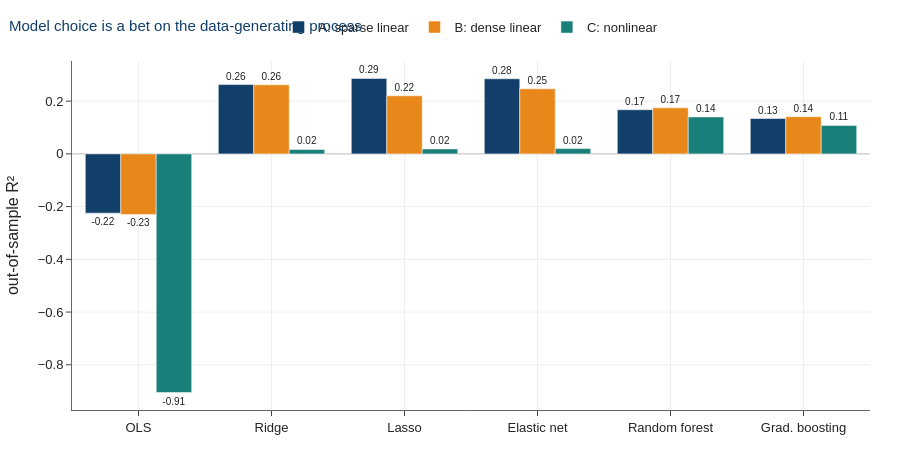

This figure's notebook cell:
### Code cell
plot_estimator_comparison(table,
                          title="Model choice is a bet on the data-generating process")

### Figure 1 — Plotly figure (JSON) as saved in the notebook; plotly's stock layout.template omitted (floating-point values rounded to 4 significant figures)
{"data": [{"cliponaxis": false, "marker": {"color": "#123F69"}, "name": "A: sparse linear", "text": ["-0.22", "0.26", "0.29", "0.28", "0.17", "0.13"], "textfont": {"size": 10}, "textposition": "outside", "type": "bar", "x": ["OLS", "Ridge", "Lasso", "Elastic net", "Random forest", "Grad. boosting"], "y": [-0.2247, 0.2629, 0.2861, 0.2849, 0.1674, 0.1341]}, {"cliponaxis": false, "marker": {"color": "#E8871A"}, "name": "B: dense linear", "text": ["-0.23", "0.26", "0.22", "0.25", "0.17", "0.14"], "textfont": {"size": 10}, "textposition": "outside", "type": "bar", "x": ["OLS", "Ridge", "Lasso", "Elastic net", "Random forest", "Grad. boosting"], "y": [-0.2296, 0.2619, 0.2203, 0.2467, 0.1746, 0.1412]}, {"cliponaxis": false, "marker": {"color": "#1B7F79"}, "name": "C: nonlinear", "text": ["-0.91", "0.02", "0.02", "0.02", "0.14", "0.11"], "textfont": {"size": 10}, "textposition": "outside", "type": "bar", "x": ["OLS", "Ridge", "Lasso", "Elastic net", "Random forest", "Grad. boosting"], "y": [-0.9053, 0.01671, 0.01885, 0.02011, 0.1402, 0.108]}], "layout": {"barmode": "group", "font": {"family": "Helvetica, Arial, sans-serif", "size": 13}, "height": 470, "legend": {"orientation": "h", "x": 0.5, "xanchor": "center", "y": 1.14}, "margin": {"b": 60, "l": 70, "r": 30, "t": 52}, "title": {"font": {"color": "#123F69", "size": 15}, "text": "Model choice is a bet on the data-generating process", "x": 0.01, "xanchor": "left"}, "xaxis": {"gridcolor": "#EEEEEE", "linecolor": "#666666", "showgrid": true, "ticks": "outside", "zeroline": false}, "yaxis": {"gridcolor": "#EEEEEE", "linecolor": "#666666", "showgrid": true, "ticks": "outside", "title": {"text": "out-of-sample R²"}, "zeroline": true, "zerolinecolor": "#BBBBBB"}}}
